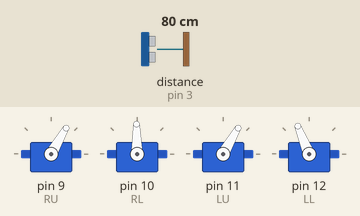
The sketch below on a simulated Arduino Uno, built with avr-gcc and run on an emulated ATmega328P. Shown: 4 × servo. The inputs (shaded band) are chosen by the test bench; at power-on: distance to the obstacle (sensor on pin 3) 80 cm.

Above: at 6.7 s.
6.8 s: distance to the obstacle (sensor on pin 3) set to 20 cm
At 7.7 s:
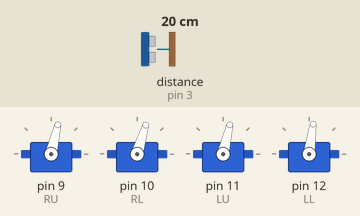
10.3 s: distance to the obstacle (sensor on pin 3) set to 16 cm
At 14.6 s:
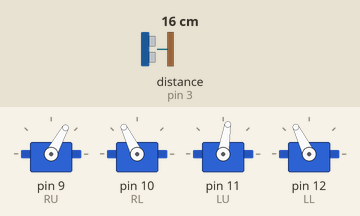
Timing chart, 0 to 27.0 s (numbered marks = the images above; inputs shaded):
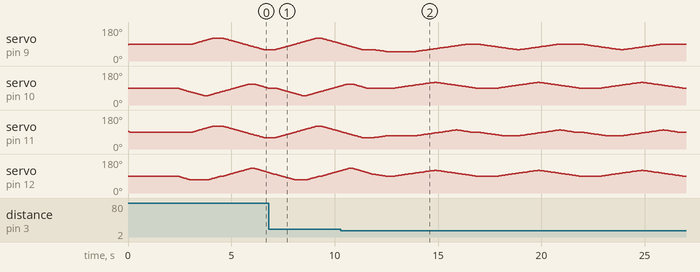

Measured:
- the behaviour switches between 18 and 17 cm on distance to the obstacle (sensor on pin 3) (found by bisection; images 1 and 2)

The sketch:

Ultrasonic_Robot.ino
```cpp
#include "VarSpeedServo.h"
#include <NewPing.h>

VarSpeedServo RU;
VarSpeedServo RL;
VarSpeedServo LU;
VarSpeedServo LL;

NewPing sonar(4,3,200);

const int vel = 20, vel_Back = 10;
const int delay_Forward = 750, delay_Back = 1000;

const int array_cal[4] = {90,90,90,90};
int RU_Degree = 0, LU_Degree = array_cal[2] + 5;

const int num1 = 6;
const int array_forward[num1][4] =
{
    {0,-40,0,-20},
    {30,-40,30,-20},
    {30,0,30,0},
    {0,20,0,40},
    {-30,20,-30,40},
    {-30,0,-30,0},
};

const int num2 = 5;
const int array_turn[num2][4] =
{
    {-40,0,-20,0},
    {-40,30,-20,30},
    {0,30,0,30},
    {30,0,30,0},
    {0,0,0,0},
};


#define RUN

void Servo_Init()
{
    RU.attach(9);
    RL.attach(10);
    LU.attach(11);
    LL.attach(12);
}

void Adjust()
{
    for(RU_Degree = array_cal[0] - 5; RU_Degree <= array_cal[0]; RU_Degree += 1) {
        RU.write(RU_Degree);
        LU.write(LU_Degree--);
        delay(15);
    }
}

bool TooClose()
{
    int tooclose = 0;
    for(int a=0; a<5; a++) {
        delay(50);
        int din = sonar.ping_in();
        if (din < 7 && din > 0) tooclose++;
    }
    if (tooclose < 5) return 1;
    return 0;
}

void Forward()
{
    for(int x=0; x<num1; x++) {
        RU.slowmove (array_cal[0] + array_forward[x][0] , vel);
        RL.slowmove (array_cal[1] + array_forward[x][1] , vel);
        LU.slowmove (array_cal[2] + array_forward[x][2] , vel);
        LL.slowmove (array_cal[3] + array_forward[x][3] , vel);
        delay(delay_Forward);
    }
}

void Backward()
{
    for(int z=0; z<4; z++) {
        for(int y=0; y<num2; y++) {
            RU.slowmove (array_cal[0] + array_turn[y][0] , vel_Back);
            RL.slowmove (array_cal[1] + array_turn[y][1] , vel_Back);
            LU.slowmove (array_cal[2] + array_turn[y][2] , vel_Back);
            LL.slowmove (array_cal[3] + array_turn[y][3] , vel_Back);
            delay(delay_Back);
        }
    }
}

void setup()
{
#ifdef INSTALL
    Servo_Init();

    RU.slowmove (90 , vel);
    RL.slowmove (90 , vel);
    LU.slowmove (90 , vel);
    LL.slowmove (90 , vel);
    while(1);
#endif

#ifdef CALIBRATION
    Servo_Init();
    Adjust();

    RL.slowmove (array_cal[1] , vel);
    LL.slowmove (array_cal[3] , vel);
    delay(2000);
    while(1);
#endif

#ifdef RUN
    Servo_Init();
    Adjust();

    RL.slowmove (array_cal[1] , vel);
    LL.slowmove (array_cal[3] , vel);
    delay(2000);
#endif
}

void loop()
{
    while(TooClose()) Forward();
    Backward();
}
```
